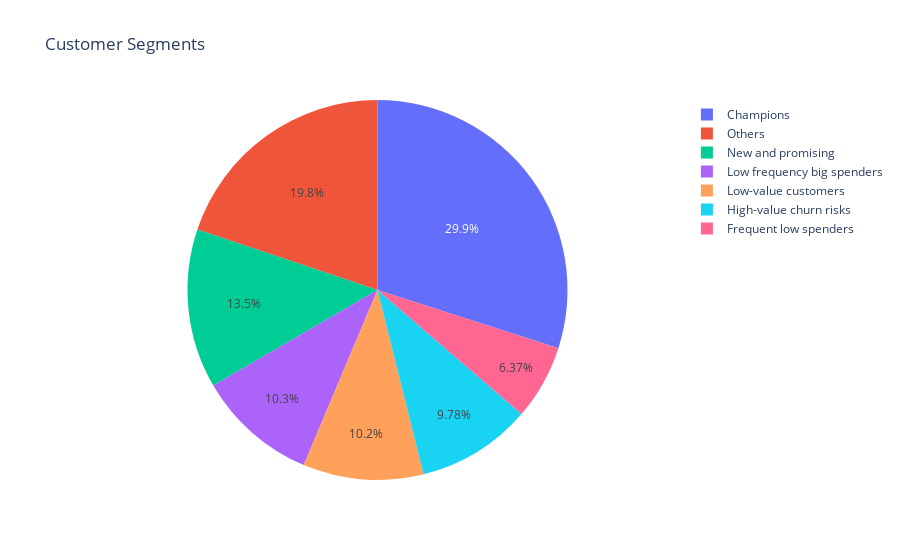

Notebook code for this chart:
### Code cell
seg_counts = RFM['Segment'].value_counts().reset_index()

fig = px.pie(seg_counts, names='Segment', values='count', title='Customer Segments')
fig.show()

### Figure 1 — Plotly figure (JSON) as saved in the notebook; plotly's stock layout.template omitted (floating-point values rounded to 4 significant figures)
{"data": [{"domain": {"x": [0, 1], "y": [0, 1]}, "hovertemplate": "Segment=%{label}<br>count=%{value}<extra></extra>", "labels": ["Champions", "Others", "New and promising", "Low frequency big spenders", "Low-value customers", "High-value churn risks", "Frequent low spenders"], "legendgroup": "", "name": "", "showlegend": true, "type": "pie", "values": [1298, 860, 587, 445, 444, 424, 276]}], "layout": {"legend": {"tracegroupgap": 0}, "title": {"text": "Customer Segments"}}}
